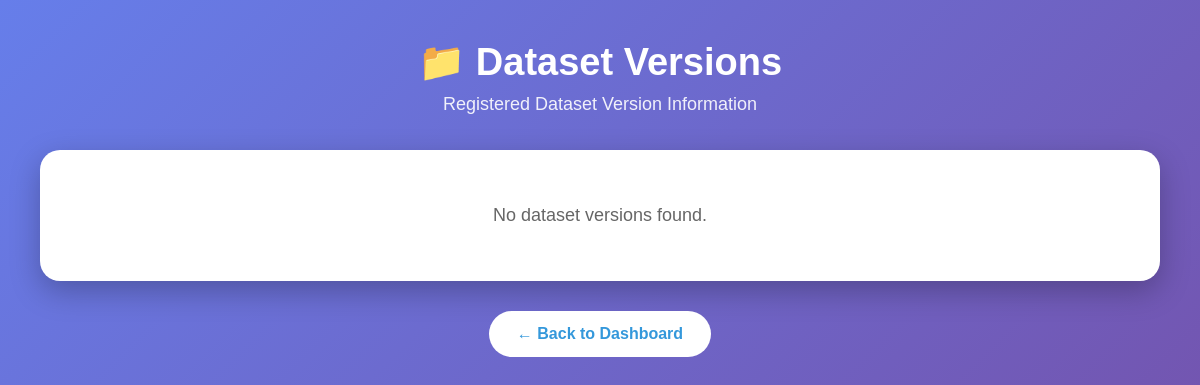
The app's page /datasets-page, older data.
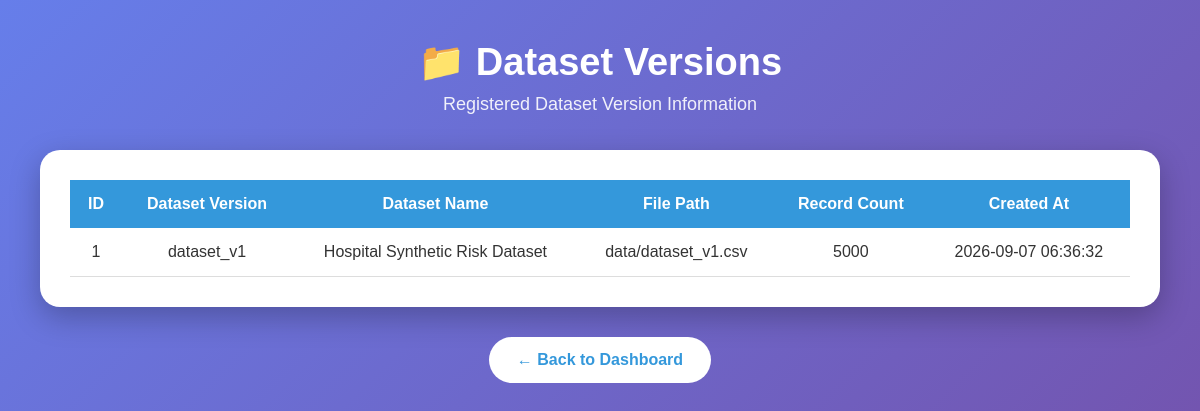
The same page, newer data.
### tables this page shows
CREATE TABLE dataset_versions (
            id INTEGER PRIMARY KEY AUTOINCREMENT,
            dataset_version TEXT UNIQUE NOT NULL,
            dataset_name TEXT NOT NULL,
            file_path TEXT,
            record_count INTEGER,
            created_at TEXT DEFAULT CURRENT_TIMESTAMP
        );

### backend/app.py (the view)
@app.route("/datasets-page")
def datasets_page():
    connection = get_connection()
    try:
        rows = connection.execute("""
            SELECT *
            FROM dataset_versions
            ORDER BY id
        """).fetchall()
        datasets = [dict(row) for row in rows]
    finally:
        connection.close()
    return render_template("datasets.html", datasets=datasets)

### backend/database.py (called while the page is built)
def get_connection():
    connection = sqlite3.connect(DATABASE)
    connection.row_factory = sqlite3.Row
    connection.execute("PRAGMA foreign_keys = ON")
    return connection

### templates/datasets.html (shortened to what this page needs)
<!DOCTYPE html>
<html lang="en">
<head>
</head>
<body>
    <div class="container">
        <div class="header">
            <h1>📁 Dataset Versions</h1>
            <p>
                Registered Dataset Version Information
            </p>
        </div>
        <div class="table-box">
            {% if datasets %}
            <table>
                <thead>
                    <tr>
                        <th>ID</th>
                        <th>Dataset Version</th>
                        <th>Dataset Name</th>
                        <th>File Path</th>
                        <th>Record Count</th>
                        <th>Created At</th>
                    </tr>
                </thead>
                <tbody>
                    {% for dataset in datasets %}
                    <tr>
                        <td>{{ dataset.id }}</td>
                        <td>
                            {{ dataset.dataset_version }}
                        </td>
                        <td>
                            {{ dataset.dataset_name }}
                        </td>
                        <td>
                            {{ dataset.file_path }}
                        </td>
                        <td>
                            {{ dataset.record_count }}
                        </td>
                        <td>
                            {{ dataset.created_at }}
                        </td>
                    </tr>
                    {% endfor %}
                </tbody>
            </table>
            {% else %}
            <div class="empty-message">
                No dataset versions found.
            </div>
            {% endif %}
        </div>
        <div class="back-container">
            <a href="/dashboard" class="back">
                ← Back to Dashboard
            </a>
        </div>
    </div>
</body>
</html>

Row changes from the older to the newer data that the page shows:
added dataset_versions: id "1", dataset_version "dataset_v1", dataset_name "Hospital Synthetic Risk Dataset", file_path "data/dataset_v1.csv", record_count "5000", created_at "2026-09-07 06:36:32"
Text that changed along with them:
text no longer shown: "No dataset versions found."
text now shown: "ID Dataset Version Dataset Name File Path Record Count Created At"
